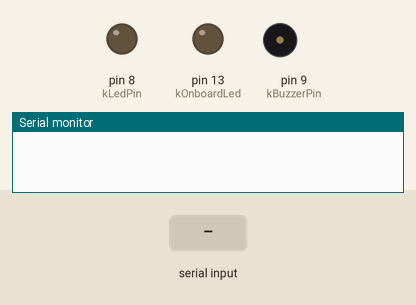
A sketch run on a simulated Arduino Mega 2560, built with avr-gcc and run on an emulated ATmega2560. Shown: output pins drawn as LEDs (lit = HIGH), buzzer (waves = sounding), the last lines printed to the serial monitor. Inputs (shaded band) come from the test bench.

Above: at 1.2 s.
1.3 s: "ON\n" received over Serial
At 2.5 s:
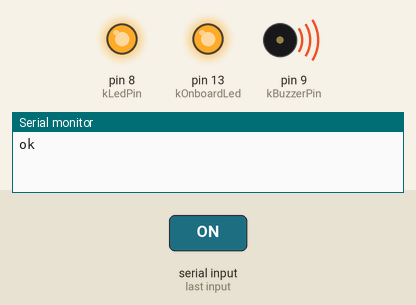
2.8 s: "OFF\n" received over Serial
At 3.9 s:
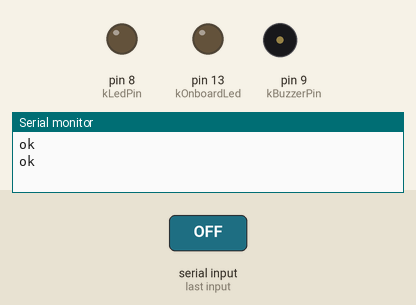
Timing chart, 0 to 5.8 s (numbered marks = the images above; inputs shaded):
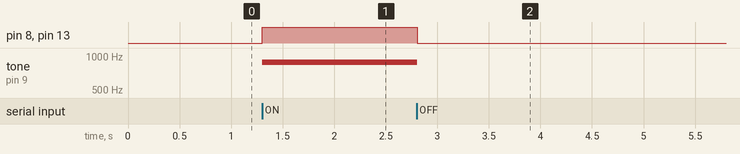

The sketch:

elegoo-mega.ino
```cpp
// Elegoo Mega 2560 R3 siren and LED for the home hub.
// This board has no Wi-Fi. The PC opens the USB serial port and sends one
// line per action: "ON" or "OFF". The burst stops by itself so a missed
// OFF cannot leave the buzzer running.
//
// Pin 8 is the LED (steady on). Pin 9 is the buzzer (880 Hz tone).
// Both return to the pin labeled GND. The onboard LED on pin 13 follows
// the same burst.

const int kLedPin = 8;
const int kBuzzerPin = 9;
const int kOnboardLed = 13;
const unsigned long kBurstMs = 4000;

unsigned long burstUntil = 0;
String line;

void setup() {
  pinMode(kLedPin, OUTPUT);
  pinMode(kBuzzerPin, OUTPUT);
  pinMode(kOnboardLed, OUTPUT);
  digitalWrite(kLedPin, LOW);
  digitalWrite(kBuzzerPin, LOW);
  digitalWrite(kOnboardLed, LOW);
  Serial.begin(9600);
}

void loop() {
  while (Serial.available() > 0) {
    char c = Serial.read();
    if (c == '\n' || c == '\r') {
      handleLine();
      line = "";
    } else if (line.length() < 16) {
      line += c;
    }
  }

  bool on = burstUntil != 0 && millis() < burstUntil;
  if (!on) {
    burstUntil = 0;
    noTone(kBuzzerPin);
  } else {
    tone(kBuzzerPin, 880);
  }
  digitalWrite(kLedPin, on ? HIGH : LOW);
  digitalWrite(kOnboardLed, on ? HIGH : LOW);
}

void handleLine() {
  line.trim();
  if (line == "ON") {
    burstUntil = millis() + kBurstMs;
    Serial.println("ok");
  } else if (line == "OFF") {
    burstUntil = 0;
    Serial.println("ok");
  }
}
```

Measured:
- after the input at 1.3 s, pin 8 (kLedPin), pin 13 (kOnboardLed): LOW → HIGH at once; tone on pin 9 (kBuzzerPin): silent → 880 Hz at once
- after the input at 2.8 s, pin 8 (kLedPin), pin 13 (kOnboardLed): HIGH → LOW after 0.00 s instead of 2.5 s; tone on pin 9 (kBuzzerPin): 880 Hz → silent after 0.00 s instead of 2.5 s
